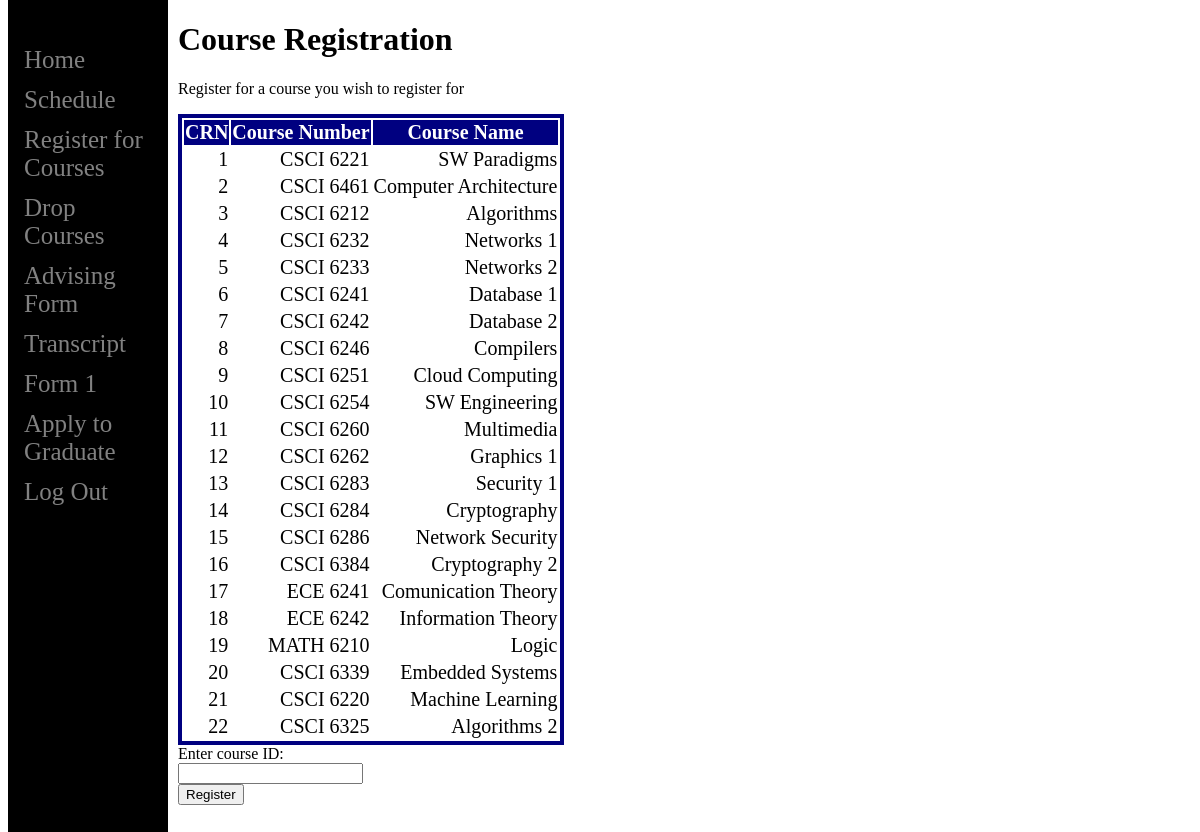
Screenshot of /student/registration.php (signed in) with the database file from the repository.
### tables this page shows
CREATE TABLE course_catalog (
    courseID int(3) not null,
    course_dept  varchar(20) not null,
    course_num     int(4) not null,
    course_name varchar(50) not null,
    day TINYTEXT,
    startTime     int(4) not null,
    endTime     int(4) not null,
    semester TINYTEXT,
    course_credits     int(1) not null,
    sectionNum	 int(1) not null,
    instructor TINYTEXT,
    instructor_id INT(8) ZEROFILL,
    preq1Dept     varchar(20),
    preq1Num     varchar(20),
    preq2Dept     varchar(20),
    preq2Num     varchar(20)
);

### student/registration.php (the view, shortened to what this page needs)
<?php
	require "header.php";
?>
<main>
<div class="change-tbl">
<h1>Course Registration</h1>
<p>Register for a course you wish to register for</p>
<?php
	$courses = "SELECT * FROM course_catalog";
	$run_courses = mysqli_query($conn, $courses);
	$table = "<table><tr><th>CRN</th><th>Course Number</th><th>Course Name</th></tr>";
	while($row = mysqli_fetch_assoc($run_courses)){
		$table .= "<tr><td>{$row['courseID']}</td><td>{$row['course_dept']} {$row['course_num']}</td><td>{$row['course_name']}</td></tr>";
	}
	$table .= "</table>";
	echo $table;
?>
  <form method="post" action="?php echo htmlspecialchars($_SERVER["PHP_SELF"]);">
      <label for="searchbar">Enter course ID: </label> <br />
      <input type="text" name="searchbar" required>
      <br>
      <input type="submit" value="Register" name="submit" />
    </form> <br/> <br/>
</body>
</html>

### student/style.css (style rules this page uses)
body { font-family: "verdana"; }
main { margin-left: 160px; padding: 0px 10px; }
.change-tbl h1, p { text-align:left; }
.change-tbl table { height: 25px; width: auto; font-size: 20px; text-align: center; border: 4px solid navy; vertical-align: center; }
.change-tbl td { text-align:right; }
.change-tbl th { text-align:center; color: white; background-color: navy; }

### rows the page displays
course_catalog: courseID "1", course_dept "CSCI", course_num "6221", course_name "SW Paradigms"
course_catalog: courseID "2", course_dept "CSCI", course_num "6461", course_name "Computer Architecture"
course_catalog: courseID "3", course_dept "CSCI", course_num "6212", course_name "Algorithms"
course_catalog: courseID "4", course_dept "CSCI", course_num "6232", course_name "Networks 1"
course_catalog: courseID "5", course_dept "CSCI", course_num "6233", course_name "Networks 2"
course_catalog: courseID "6", course_dept "CSCI", course_num "6241", course_name "Database 1"
course_catalog: courseID "7", course_dept "CSCI", course_num "6242", course_name "Database 2"
course_catalog: courseID "8", course_dept "CSCI", course_num "6246", course_name "Compilers"
course_catalog: courseID "9", course_dept "CSCI", course_num "6251", course_name "Cloud Computing"
course_catalog: courseID "10", course_dept "CSCI", course_num "6254", course_name "SW Engineering"
course_catalog: courseID "11", course_dept "CSCI", course_num "6260", course_name "Multimedia"
course_catalog: courseID "12", course_dept "CSCI", course_num "6262", course_name "Graphics 1"
course_catalog: courseID "13", course_dept "CSCI", course_num "6283", course_name "Security 1"
course_catalog: courseID "14", course_dept "CSCI", course_num "6284", course_name "Cryptography"
course_catalog: courseID "15", course_dept "CSCI", course_num "6286", course_name "Network Security"
course_catalog: courseID "16", course_dept "CSCI", course_num "6384", course_name "Cryptography 2"
course_catalog: courseID "17", course_dept "ECE", course_num "6241", course_name "Comunication Theory"
course_catalog: courseID "18", course_dept "ECE", course_num "6242", course_name "Information Theory"
course_catalog: courseID "19", course_dept "MATH", course_num "6210", course_name "Logic"
course_catalog: courseID "20", course_dept "CSCI", course_num "6339", course_name "Embedded Systems"
course_catalog: courseID "21", course_dept "CSCI", course_num "6220", course_name "Machine Learning"
course_catalog: courseID "22", course_dept "CSCI", course_num "6325", course_name "Algorithms 2"
